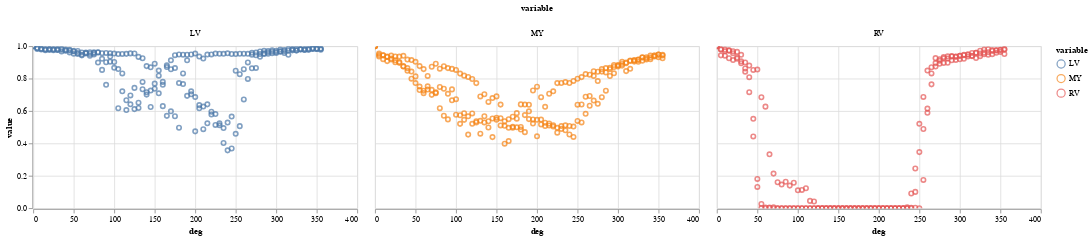
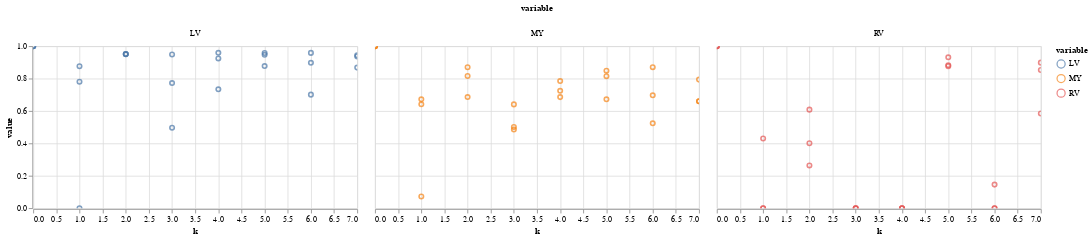

These figures' notebook cell, in order:
### Code cell
plots = plot_batch(results_with_truths, partial(plot_avg_and_dots, draw_line=False))

### Figure 1 — Vega-Lite specification as saved in the notebook (floating-point values rounded to 4 significant figures; data arrays with more than 128 entries replaced by an {"elided": "..."} marker saying what was removed)
{"config": {"view": {"continuousWidth": 400, "continuousHeight": 300}}, "data": {"name": "data-b3e2078c6e2e940ac367933a606826e7"}, "facet": {"column": {"field": "variable", "type": "nominal"}}, "spec": {"mark": "point", "encoding": {"color": {"field": "variable", "type": "nominal"}, "x": {"field": "deg", "type": "quantitative"}, "y": {"field": "value", "type": "quantitative"}}, "height": 200, "selection": {"selector005": {"type": "interval", "bind": "scales", "encodings": ["x", "y"]}}, "width": 400}, "$schema": "https://vega.github.io/schema/vega-lite/v4.17.0.json", "datasets": {"data-b3e2078c6e2e940ac367933a606826e7": {"elided": "648 records"}}}

### Figure 2 — Vega-Lite specification as saved in the notebook (floating-point values rounded to 4 significant figures)
{"config": {"view": {"continuousWidth": 400, "continuousHeight": 300}}, "data": {"name": "data-96a99b14a93efba67bb8738bd4faca1e"}, "facet": {"column": {"field": "variable", "type": "nominal"}}, "spec": {"mark": "point", "encoding": {"color": {"field": "variable", "type": "nominal"}, "x": {"field": "k", "type": "quantitative"}, "y": {"field": "value", "type": "quantitative"}}, "height": 200, "selection": {"selector006": {"type": "interval", "bind": "scales", "encodings": ["x", "y"]}}, "width": 400}, "$schema": "https://vega.github.io/schema/vega-lite/v4.17.0.json", "datasets": {"data-96a99b14a93efba67bb8738bd4faca1e": [{"k": 0, "variable": "LV", "value": 1.0}, {"k": 1, "variable": "LV", "value": 0.7805}, {"k": 2, "variable": "LV", "value": 0.951}, {"k": 3, "variable": "LV", "value": 0.7722}, {"k": 4, "variable": "LV", "value": 0.7337}, {"k": 5, "variable": "LV", "value": 0.9468}, {"k": 6, "variable": "LV", "value": 0.9586}, {"k": 7, "variable": "LV", "value": 0.9364}, {"k": 0, "variable": "LV", "value": 1.0}, {"k": 1, "variable": "LV", "value": 0.0}, {"k": 2, "variable": "LV", "value": 0.9498}, {"k": 3, "variable": "LV", "value": 0.9486}, {"k": 4, "variable": "LV", "value": 0.9589}, {"k": 5, "variable": "LV", "value": 0.9579}, {"k": 6, "variable": "LV", "value": 0.7008}, {"k": 7, "variable": "LV", "value": 0.944}, {"k": 0, "variable": "LV", "value": 1.0}, {"k": 1, "variable": "LV", "value": 0.8762}, {"k": 2, "variable": "LV", "value": 0.9512}, {"k": 3, "variable": "LV", "value": 0.4963}, {"k": 4, "variable": "LV", "value": 0.9245}, {"k": 5, "variable": "LV", "value": 0.8773}, {"k": 6, "variable": "LV", "value": 0.8973}, {"k": 7, "variable": "LV", "value": 0.8677}, {"k": 0, "variable": "MY", "value": 1.0}, {"k": 1, "variable": "MY", "value": 0.6412}, {"k": 2, "variable": "MY", "value": 0.87}, {"k": 3, "variable": "MY", "value": 0.4855}, {"k": 4, "variable": "MY", "value": 0.6856}, {"k": 5, "variable": "MY", "value": 0.8149}, {"k": 6, "variable": "MY", "value": 0.8703}, {"k": 7, "variable": "MY", "value": 0.7936}, {"k": 0, "variable": "MY", "value": 1.0}, {"k": 1, "variable": "MY", "value": 0.07214}, {"k": 2, "variable": "MY", "value": 0.8159}, {"k": 3, "variable": "MY", "value": 0.6406}, {"k": 4, "variable": "MY", "value": 0.7844}, {"k": 5, "variable": "MY", "value": 0.8487}, {"k": 6, "variable": "MY", "value": 0.524}, {"k": 7, "variable": "MY", "value": 0.6602}, {"k": 0, "variable": "MY", "value": 1.0}, {"k": 1, "variable": "MY", "value": 0.672}, {"k": 2, "variable": "MY", "value": 0.686}, {"k": 3, "variable": "MY", "value": 0.5016}, {"k": 4, "variable": "MY", "value": 0.7246}, {"k": 5, "variable": "MY", "value": 0.6719}, {"k": 6, "variable": "MY", "value": 0.6966}, {"k": 7, "variable": "MY", "value": 0.6596}, {"k": 0, "variable": "RV", "value": 1.0}, {"k": 1, "variable": "RV", "value": 0.4301}, {"k": 2, "variable": "RV", "value": 0.6082}, {"k": 3, "variable": "RV", "value": 0.0}, {"k": 4, "variable": "RV", "value": 0.0}, {"k": 5, "variable": "RV", "value": 0.8767}, {"k": 6, "variable": "RV", "value": 0.1455}, {"k": 7, "variable": "RV", "value": 0.8983}, {"k": 0, "variable": "RV", "value": 1.0}, {"k": 1, "variable": "RV", "value": 0.0}, {"k": 2, "variable": "RV", "value": 0.4009}, {"k": 3, "variable": "RV", "value": 0.0}, {"k": 4, "variable": "RV", "value": 0.0}, {"k": 5, "variable": "RV", "value": 0.8827}, {"k": 6, "variable": "RV", "value": 0.0}, {"k": 7, "variable": "RV", "value": 0.8528}, {"k": 0, "variable": "RV", "value": 1.0}, {"k": 1, "variable": "RV", "value": 0.0}, {"k": 2, "variable": "RV", "value": 0.2638}, {"k": 3, "variable": "RV", "value": 0.0}, {"k": 4, "variable": "RV", "value": 0.0}, {"k": 5, "variable": "RV", "value": 0.9312}, {"k": 6, "variable": "RV", "value": 0.0}, {"k": 7, "variable": "RV", "value": 0.5843}]}}
